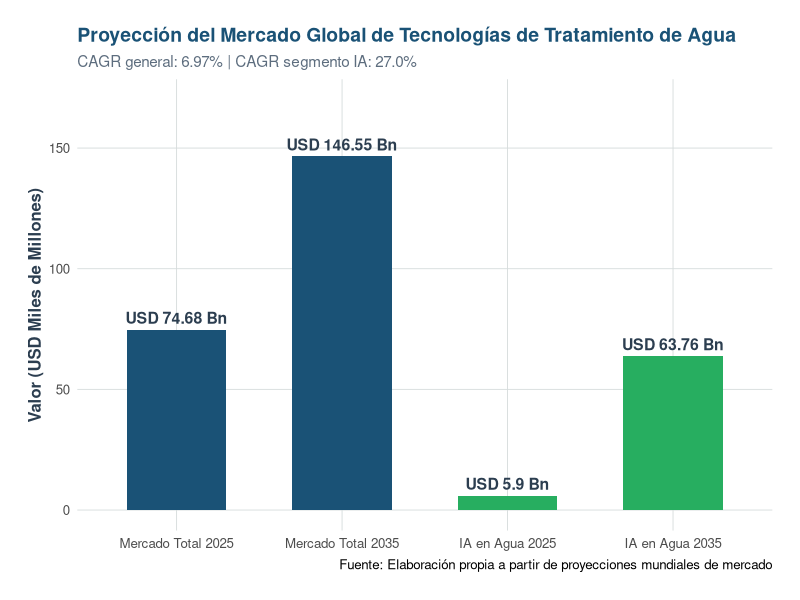
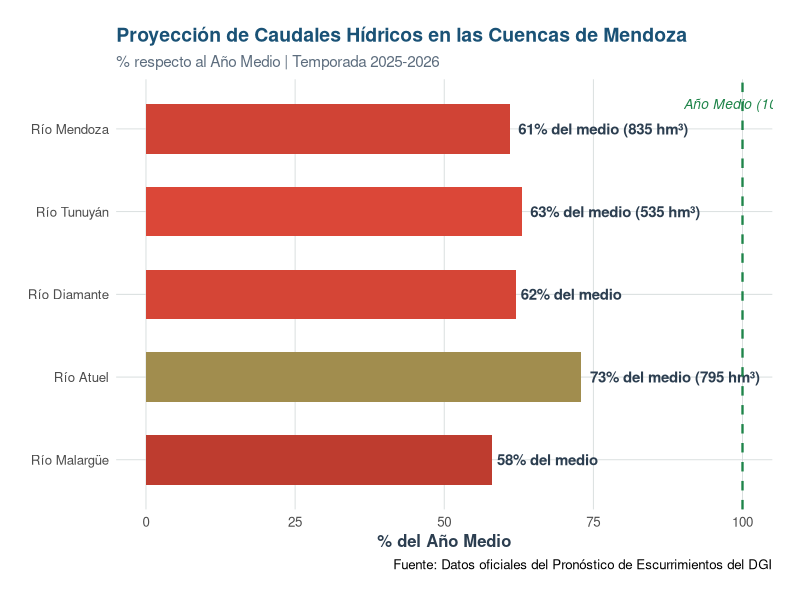

These charts were generated, in order, by the following R code:
## ---- chunk 1
knitr::opts_chunk$set(
  echo = FALSE,
  message = FALSE,
  warning = FALSE,
  fig.width = 10,
  fig.height = 6,
  fig.align = "center",
  out.width = "100%"
)

library(ggplot2)
library(dplyr)
library(tidyr)
library(scales)
library(knitr)
library(kableExtra)

colores_primario <- c("#1a5276", "#2874a6", "#5dade2", "#85c1e9", "#aed6f1")
colores_alerta <- c("#922b21", "#c0392b", "#e74c3c", "#f1948a", "#f5b7b1")
colores_exito <- c("#1e8449", "#27ae60", "#52be80", "#7dcea0", "#a9dfbf")

theme_academico <- function() {
  theme_minimal(base_size = 12) +
    theme(
      plot.title = element_text(face = "bold", size = 14, color = "#1a5276"),
      plot.subtitle = element_text(size = 11, color = "#5d6d7e"),
      axis.title = element_text(face = "bold", color = "#2c3e50"),
      panel.grid.minor = element_blank(),
      panel.grid.major = element_line(color = "#d5dbdb", size = 0.3),
      legend.position = "bottom",
      legend.title = element_text(face = "bold"),
      plot.margin = margin(20, 20, 20, 20)
    )
}
## ---- chunk 2
mercado <- data.frame(
  categoria = c("Mercado Total 2025", "Mercado Total 2035", "IA en Agua 2025", "IA en Agua 2035"),
  valor = c(74.68, 146.55, 5.9, 63.76),
  tipo = c("Mercado Total", "Mercado Total", "IA en Agua", "IA en Agua"),
  año = c(2025, 2035, 2025, 2035)
)

mercado$categoria <- factor(mercado$categoria, 
                            levels = c("Mercado Total 2025", "Mercado Total 2035", 
                                       "IA en Agua 2025", "IA en Agua 2035"))

ggplot(mercado, aes(x = categoria, y = valor, fill = tipo)) +
  geom_col(width = 0.6) +
  geom_text(aes(label = paste0("USD ", valor, " Bn")), 
            vjust = -0.5, size = 4, fontface = "bold", color = "#2c3e50") +
  scale_fill_manual(values = c("Mercado Total" = colores_primario[1], 
                                "IA en Agua" = colores_exito[2])) +
  labs(
    title = "Proyección del Mercado Global de Tecnologías de Tratamiento de Agua",
    subtitle = "CAGR general: 6.97% | CAGR segmento IA: 27.0%",
    x = NULL,
    y = "Valor (USD Miles de Millones)",
    caption = "Fuente: Elaboración propia a partir de proyecciones mundiales de mercado"
  ) +
  theme_academico() +
  theme(legend.position = "none") +
  coord_cartesian(ylim = c(0, 170))
## ---- chunk 3
regiones_df <- data.frame(
  Region = c("América del Norte", "Asia-Pacífico", "Europa", "Medio Oriente y África", "América Latina"),
  Participacion = c("38.20%", "37.60%", "16.30%", "4.40%", "3.40%"),
  Proyeccion_2026 = c("USD 151.9 Bn", "USD 152.3 Bn", "USD 64.7 Bn", "USD 17.2 Bn", "USD 13.7 Bn"),
  Drivers = c(
    "Rápida tasa de recambio tecnológica debido a infraestructura envejecida y estrictas normativas EPA.",
    "Máxima velocidad de expansión industrial (CAGR de 8.43%), impulsada por China e India.",
    "Crecimiento moderado enfocado en alta tecnología, economía circular y Directiva de Aguas de la UE.",
    "Segmento emergente con foco absoluto en desalinización extrema y reutilización industrial mandatoria.",
    "Crecimiento latente y sostenido, pero condicionado por restricciones crónicas de inversión en infraestructura de capital."
  )
)

kable(regiones_df, 
      col.names = c("Región Continental", "Participación del Mercado (2025)", "Proyección Financiera (2026)", "Dinámica y Drivers Principales de Crecimiento"),
      caption = "Tabla 1: Distribución Regional del Mercado Hídrico Global",
      align = c("l", "c", "c", "l")) %>%
  kable_styling(bootstrap_options = c("striped", "hover", "condensed"), 
                full_width = TRUE, font_size = 11) %>%
  column_spec(1, bold = TRUE, width = "15%") %>%
  column_spec(2, width = "12%") %>%
  column_spec(3, width = "12%") %>%
  column_spec(4, width = "61%")
## ---- chunk 4
ia_df <- data.frame(
  Dominio = c(
    "Monitoreo de Calidad en Tiempo Real",
    "Localización y Diagnóstico de Fugas",
    "Optimización de Procesos de Depuración",
    "Gestión y Modelado de la Demanda",
    "Mantenimiento Predictivo de Activos"
  ),
  Arquitectura = c(
    "Redes Neuronales Convolucionales (CNN) y Recurrentes (RNN), integradas a espectrofotometría IoT.",
    "Machine Learning supervisado acoplado a procesamiento digital de señales acústicas e hidráulicas.",
    "Gemelos Digitales emparejados con algoritmos genéticos y optimización bayesiana.",
    "Modelos predictivos de series temporales (ARIMA, arquitecturas LSTM avanzadas).",
    "Algoritmos de clasificación y regresión (Random Forest, XGBoost) sobre vibración y temperatura."
  ),
  Impacto = c(
    "Detección temprana e instantánea de anomalías químicas y proliferación de algas nocivas (HABs).",
    "Reducción de las pérdidas de agua por fugas ocultas en redes de transporte de hasta un 30%.",
    "Reducción demostrada de entre 15% y 25% en el uso de coagulantes y optimización del consumo de energía de aireación.",
    "Asignación dinámica automatizada de presiones y caudales en redes de distribución macro.",
    "Reducción drástica del 40% en tiempos de parada no planificados en sistemas de bombeo críticos."
  ),
  Casos = c(
    "SUEZ Smart Water, Xylem Vue.",
    "FIDO AI, CRH Technologies.",
    "Veolia Hubgrade, Siemens AI Water.",
    "San Antonio Water System (SAWS).",
    "Brabant Water (Países Bajos), DC Water."
  )
)

kable(ia_df,
      col.names = c("Dominio de Aplicación", "Arquitectura Tecnológica de IA", "Impacto Operativo Cuantificable", "Casos de Éxito de Referencia Global"),
      caption = "Tabla 2: Arquitecturas de IA Aplicadas al Sector del Agua",
      align = c("l", "l", "l", "l")) %>%
  kable_styling(bootstrap_options = c("striped", "hover", "condensed"),
                full_width = TRUE, font_size = 10) %>%
  column_spec(1, bold = TRUE, width = "18%") %>%
  column_spec(2, width = "28%") %>%
  column_spec(3, width = "32%") %>%
  column_spec(4, width = "22%")
## ---- chunk 5
caudales <- data.frame(
  rio = c("Río Mendoza", "Río Tunuyán", "Río Diamante", "Río Atuel", "Río Malargüe"),
  porcentaje = c(61, 63, 62, 73, 58),
  volumen = c(835, 535, NA, 795, NA),
  etiqueta = c("61% del medio (835 hm³)", "63% del medio (535 hm³)", "62% del medio", 
               "73% del medio (795 hm³)", "58% del medio")
)

caudales$rio <- factor(caudales$rio, levels = rev(caudales$rio))

ggplot(caudales, aes(x = rio, y = porcentaje, fill = porcentaje)) +
  geom_col(width = 0.6) +
  geom_text(aes(label = etiqueta), 
            hjust = -0.05, size = 3.8, fontface = "bold", color = "#2c3e50") +
  scale_fill_gradient2(low = colores_alerta[1], mid = colores_alerta[3], high = colores_exito[2],
                       midpoint = 65, limits = c(55, 80)) +
  labs(
    title = "Proyección de Caudales Hídricos en las Cuencas de Mendoza",
    subtitle = "% respecto al Año Medio | Temporada 2025-2026",
    x = NULL,
    y = "% del Año Medio",
    caption = "Fuente: Datos oficiales del Pronóstico de Escurrimientos del DGI"
  ) +
  theme_academico() +
  theme(legend.position = "none") +
  coord_flip(ylim = c(0, 100)) +
  geom_hline(yintercept = 100, linetype = "dashed", color = colores_exito[1], size = 0.8) +
  annotate("text", x = 5.3, y = 100, label = "Año Medio (100%)", 
           color = colores_exito[1], fontface = "italic", size = 3.5)
## ---- chunk 6
brechas_df <- data.frame(
  Dimension = c(
    "Infraestructura de Monitoreo",
    "Adopción de IA y Machine Learning",
    "Eficiencia y Recuperación Energética",
    "Tasa de Reutilización de Efluentes",
    "Tratamiento de Contaminantes Emergentes",
    "Inversión Privada y Pública en I+D",
    "Integración Sectorial de Datos"
  ),
  Estandar_Global = c(
    "Redes masivas de sensores IoT inalámbricos, medición analítica en línea y Gemelos Digitales interactivos.",
    "Despliegue comercial de modelos predictivos y optimización autónoma de plantas de tratamiento en lazo cerrado.",
    "Plantas de codigestión anaerobia autosuficientes con inyección neta de biogás a la matriz eléctrica de la planta.",
    "Reutilización sistemática interna mayor al 45% en procesos industriales y 7% a nivel generalizado en Europa.",
    "Tecnologías comerciales activas de oxidación avanzada (AOP) y procesos electroquímicos de degradación.",
    "Inversión global de USD 5.9 mil millones enfocada exclusivamente en digitalización del agua inteligente.",
    "Plataformas unificadas en la nube que consolidan los datos hídricos históricos del ciclo completo del agua."
  ),
  Estado_Mendoza = c(
    "Monitoreo predominantemente manual o semiautomatizado mediante lecturas en batch. Conectividad aislada.",
    "Prácticamente inexistente a escala industrial. Operación basada en la intuición de operarios de planta.",
    "Elevada dependencia de la red eléctrica externa. Quema atmosférica o ausencia de captura de biogás.",
    "Reutilización mayoritariamente informal o restringida a riego agrícola restringido (ACRE), sin refino terciario sistemático.",
    "Ausencia total de marcos regulatorios de control y carencia absoluta de tecnologías específicas instaladas.",
    "Presupuestos mínimos o marginales asignados a la innovación tecnológica hídrica. Financiamiento restringido.",
    "Silos de información fragmentados e inaccesibles entre bodegas competidoras. Ausencia de estandarización."
  ),
  Calificacion = c("ALTA", "CRÍTICA", "ALTA", "ALTA", "CRÍTICA", "CRÍTICA", "CRÍTICA")
)

kable(brechas_df,
      col.names = c("Dimensión Analítica", "Estándar de Vanguardia Global (2026)", "Estado del Arte Actual en Mendoza", "Calificación del Nivel de Brecha"),
      caption = "Tabla 3: Matriz Comparativa de Capacidades Hídricas e Industriales",
      align = c("l", "l", "l", "c")) %>%
  kable_styling(bootstrap_options = c("striped", "hover", "condensed"),
                full_width = TRUE, font_size = 9.5) %>%
  column_spec(1, bold = TRUE, width = "14%") %>%
  column_spec(2, width = "30%") %>%
  column_spec(3, width = "30%") %>%
  column_spec(4, bold = TRUE, width = "12%", color = "#c0392b")
## ---- chunk 7
escenarios_df <- data.frame(
  Metrica = c(
    "Eficiencia Global en el Uso de Agua de Proceso",
    "Tasa Neta de Reutilización de Efluentes",
    "Autosuficiencia Energética Parcial en Plantas",
    "Inversión de Capital Acumulada Requerida",
    "Costo de Oportunidad por Inacción (Pérdidas)"
  ),
  Escenario_A = c(
    "<50% (deterioro por obsolescencia)",
    "15% (riego informal o restringido)",
    "0% (ausencia total de captura de gases)",
    "USD 0 millones (costo diferido por inacción)",
    "USD 120—180 millones (pérdida de mercado y viñedos)"
  ),
  Escenario_B = c(
    "75%—80% (límites mecánicos de diseño)",
    "50% (restringido por desbalances biológicos)",
    "15%—20% (operación ineficiente de digestores)",
    "USD 35—50 millones (escala provincial)",
    "USD 20—35 millones (eficiencias no alcanzadas)"
  ),
  Escenario_C = c(
    ">95% (optimización algorítmica continua)",
    "75%—85% (calidad garantizada por control predictivo)",
    "40%—55% (control adaptativo de aireación y biogás)",
    "USD 50—83 millones (incluye infraestructura IoT y software)",
    "USD 0 millones (mitigación total de riesgos hídricos)"
  )
)

kable(escenarios_df,
      col.names = c("Métrica de Impacto Proyectada (Año 2036)", "Escenario A (Inacción / BAU)", "Escenario B (Modernización Lineal)", "Escenario C (Transición Inteligente)"),
      caption = "Tabla 4: Comparativa de Escenarios de Implementación Tecnológica",
      align = c("l", "l", "l", "l")) %>%
  kable_styling(bootstrap_options = c("striped", "hover", "condensed"),
                full_width = TRUE, font_size = 10) %>%
  column_spec(1, bold = TRUE, width = "22%") %>%
  column_spec(2, width = "26%") %>%
  column_spec(3, width = "26%") %>%
  column_spec(4, bold = TRUE, width = "26%", color = "#1e8449")
